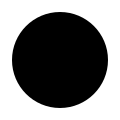

Here is the Python script that generated this plot:
import os
import sys

# module = os.path.dirname(os.path.dirname(os.path.abspath(__file__)))
sys.path.insert(0, ".")
# sys.path.insert(1, module)
src = os.path.join(os.path.dirname(os.path.dirname(os.getcwd())), 'src')
sys.path.insert(1, src)
# print(src)
# print(module)

try:
    from netkiller.svg.ScalableVectorGraphics import Svg
    from netkiller.svg.elements import Text, Line, Circle, Rectangle, Image, Path, Ellipse

except ImportError as err:
    print("Error: %s" % (err))
    exit()


def main():
    svg = Svg(viewBox="0 0 10 10",
              height="120px",
              width="120px")
    # svg.link("style.css")
    svg.title("Svg 图形库")
    svg.desc("https://www.netkiller.cn")
    svg.append(Circle(cx="5", cy="5", r="4"))

    svg.script("""
    function getColor() {
      const R = Math.round(Math.random() * 255)
        .toString(16)
        .padStart(2, "0");

      const G = Math.round(Math.random() * 255)
        .toString(16)
        .padStart(2, "0");

      const B = Math.round(Math.random() * 255)
        .toString(16)
        .padStart(2, "0");

      return `#${R}${G}${B}`;
    }

    document.querySelector("circle").addEventListener("click", (e) => {
      e.target.style.fill = getColor();
    });
    """)

    svg.save('script.svg')


if __name__ == "__main__":
    main()
